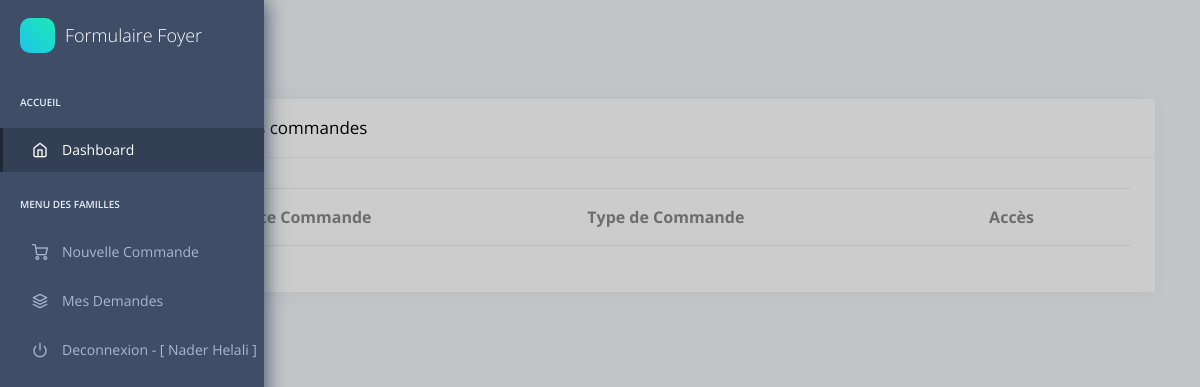
The app's page /1/demandes, older data.
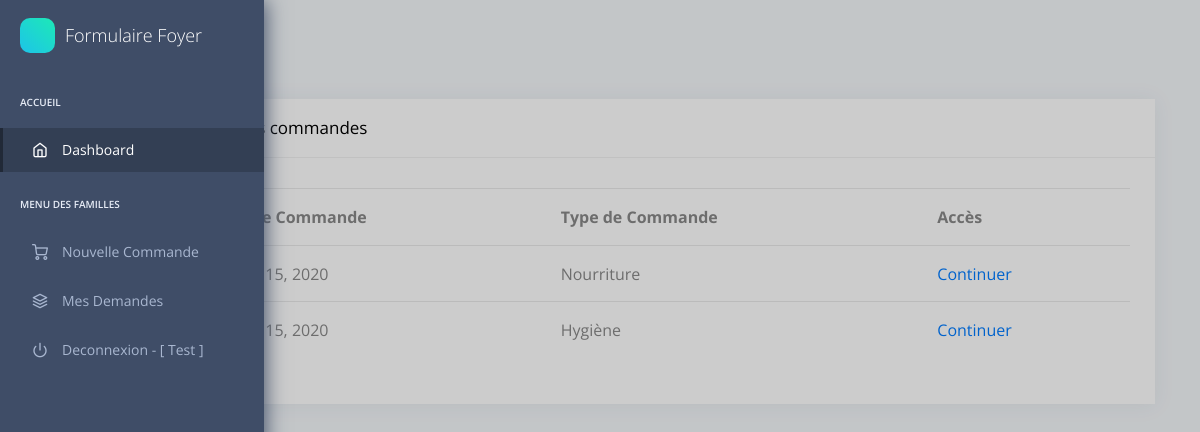
The same page, newer data.
### forms/models.py (models this page shows, shortened)
class Compte(models.Model):
    nom = models.CharField(max_length=100)
    email = models.EmailField(max_length=100)
    mot_de_passe = models.CharField(max_length=100)
    numero_tel = models.CharField(max_length=100)
    adresse = models.CharField(max_length=100)
    ville = models.CharField(max_length=100)
    date_inscription = models.DateField(auto_now=True)
    membres = models.ManyToManyField(Membre)
    demandes = models.ManyToManyField(Demande)

class Demande(models.Model):
    type = models.CharField(max_length=200,default="Nourriture", choices=type_choices)
    items= models.ManyToManyField(Item)
    date_demande = models.DateField(auto_now=True)

### forms/views.py (the view)
# urls.py: path("<int:id>/demandes", views.demandes),
def demandes(request, id):
    c = Compte.objects.get(id=id)
    return render(request, 'forms/demandes.html', locals())

### forms/templates/forms/demandes.html (shortened to what this page needs)
<head>
    <link rel="stylesheet" href="/static/assets/fonts/fontawesome/css/fontawesome-all.min.css">
    <link rel="stylesheet" href="/static/assets/plugins/animation/css/animate.min.css">
    <link rel="stylesheet" href="/static/assets/css/style.css">
</head>
<nav class="pcoded-navbar">
    <div class="navbar-wrapper">
        <div class="navbar-brand header-logo">
            <a target="_blank" class="b-brand">
                <div class="b-bg">
                </div>
                <span class="b-title">Formulaire Foyer</span>
            </a>
        </div>
        <div class="navbar-content scroll-div">
            <ul class="nav pcoded-inner-navbar">
                <li class="nav-item pcoded-menu-caption">
                    <label>Accueil</label>
                </li>
                <li data-username="dashboard Default Ecommerce CRM Analytics Crypto Project" class="nav-item active">
                    <a href="/" class="nav-link "><span class="pcoded-micon"><i
                                class="feather icon-home"></i></span><span class="pcoded-mtext">Dashboard</span></a>
                </li>
                <li class="nav-item pcoded-menu-caption">
                    <label>Menu des Familles </label>
                </li>
                <li data-username="Create" class="nav-item"><a href="/{{id}}/create" class="nav-link"><span class="pcoded-micon"><i class="feather icon-shopping-cart"></i></span><span class="pcoded-mtext">Nouvelle Commande </span></a></li>
                <li data-username="Create" class="nav-item"><a href="/{{id}}/demandes" class="nav-link"><span class="pcoded-micon"><i class="feather icon-layers"></i></span><span class="pcoded-mtext">Mes Demandes </span></a></li>
                <li data-username="Disabled Menu" class="nav-item">
                    <a href={% url 'logout' %} class="nav-link">
                        <span class="pcoded-micon">
                            <i class="feather icon-power"></i>
                        </span>
                        <span class="pcoded-mtext">Deconnexion - [ {{c.nom}} ]</span>
                    </a>
                </li>
            </ul>
        </div>
    </div>
</nav>
<div class="pcoded-main-container">
    <div class="pcoded-wrapper">
<div class="pcoded-content">
    <div class="pcoded-inner-content">
        <div class="page-header">
            <div class="page-block">
                <div class="row align-items-center">
                    <div class="col-md-12">
                        <div class="page-header-title">
                            <h5 class="m-b-10">Accueil</h5>
                        </div>
                        <ul class="breadcrumb">
                            <li class="breadcrumb-item"><a href="/"></a></li>
                            <li class="breadcrumb-item"><a href="javascript:">Menu Foyer</a></li>
                        </ul>
                    </div>
                </div>
            </div>
        </div>
        <div class="main-body">
            <div class="page-wrapper">
				<div class="col-xl-12">
					<div class="card">
						<div class="card-header">
							<h5>Historique des commandes</h5>
						</div>
						<div class="card-block tab  le-border-style">
							<div class="table-responsive">
								<table class="table">
									<thead>
										<tr>
											<th>#</th>
											<th>Date Commande</th>
                                            <th>Type de Commande</th>
                                            <th>Accès</th>
										</tr>
									</thead>
									<tbody>
                                        {% for d in c.demandes.all %}
                                        <tr>
											<th scope="row">1</th>
											<td>{{d.date_demande}}</td>
                                            <td>{{d.type}}</td>
                                            <td><a href="/{{id}}/{{d.id}}">Continuer</a></td>
										</tr>
                                        {% endfor %}
									</tbody>
								</table>
							</div>
						</div>
					</div>
				</div>
				</div>
			</body>
			</html>
            </div>
        </div>
    </div>
</div>
    </div>
</body>
</html>

Row changes from the older to the newer data that the page shows:
changed Compte: nom "Nader Helali" → "Test"
added Demande: date_demande "mai 15, 2020", type "Nourriture"
added Demande: date_demande "mai 15, 2020", type "Hygiène"
